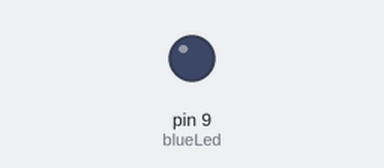
Simulated run of this sketch. Board: Arduino Uno, built with avr-gcc and run on an emulated ATmega328P. On the bench: output pins drawn as LEDs (lit = HIGH).

Above: at 0.05 s.
At 0.75 s:
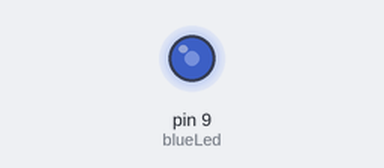
At 1.5 s:
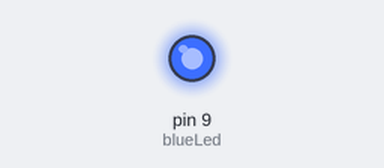
Timing chart, 0 to 3.5 s (numbered marks = the images above):
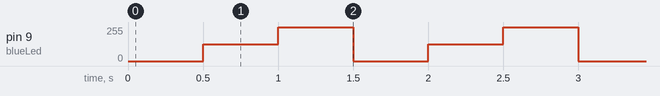

Measured:
- by itself, pin 9 (blueLed): repeats every 1.5 s: 255/255 0.50 s, 0/255 0.50 s, 125/255 0.50 s

The sketch:

PWM.ino
```cpp
/////////////////////////////////////declaracion variables
int blueLed = 9; //pin de salida PWM
int brightness1= 0; //brillo del led 0 apagado, 124 tenue, 255 maximo
int brightness2= 125;
int brightness3= 255;
int dt = 500;//500ms


void setup() { //////////////////////no se repite
  pinMode(blueLed,OUTPUT);//pin 9 como salida


}
void loop() {////////////////////////se repite
  analogWrite(blueLed,brightness1); //cualquier valor entre 0 y 255
  delay(dt);
  analogWrite(blueLed,brightness2);
  delay(dt);
  analogWrite(blueLed,brightness3);
  delay(dt);
}
```
